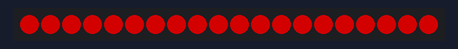
The program below on a simulated BBC micro:bit (MakeCode). Parts: 20 RGB LEDs in strip order, left to right. Dim RGB values are drawn brighter than linear.

Above: at 0.1 s.
At 3.1 s:
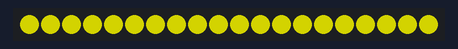
At 4.1 s:
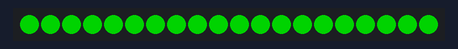

The program:

main.ts
```typescript
function Green_LED_lights_on () {
    strip.setPixelColor(20, neopixel.colors(NeoPixelColors.Green))
    strip.setPixelColor(19, neopixel.colors(NeoPixelColors.Green))
    strip.setPixelColor(18, neopixel.colors(NeoPixelColors.Green))
    strip.setPixelColor(17, neopixel.colors(NeoPixelColors.Green))
    strip.setPixelColor(16, neopixel.colors(NeoPixelColors.Green))
    strip.setPixelColor(15, neopixel.colors(NeoPixelColors.Green))
    strip.setPixelColor(14, neopixel.colors(NeoPixelColors.Green))
    strip.setPixelColor(13, neopixel.colors(NeoPixelColors.Green))
    strip.setPixelColor(12, neopixel.colors(NeoPixelColors.Green))
    strip.setPixelColor(11, neopixel.colors(NeoPixelColors.Green))
    strip.setPixelColor(10, neopixel.colors(NeoPixelColors.Green))
    strip.setPixelColor(9, neopixel.colors(NeoPixelColors.Green))
    strip.setPixelColor(8, neopixel.colors(NeoPixelColors.Green))
    strip.setPixelColor(7, neopixel.colors(NeoPixelColors.Green))
    strip.setPixelColor(6, neopixel.colors(NeoPixelColors.Green))
    strip.setPixelColor(5, neopixel.colors(NeoPixelColors.Green))
    strip.setPixelColor(4, neopixel.colors(NeoPixelColors.Green))
    strip.setPixelColor(3, neopixel.colors(NeoPixelColors.Green))
    strip.setPixelColor(2, neopixel.colors(NeoPixelColors.Green))
    strip.setPixelColor(1, neopixel.colors(NeoPixelColors.Green))
    strip.setPixelColor(0, neopixel.colors(NeoPixelColors.Green))
    strip.show()
}
function Yellow_LED_lights_on () {
    strip.setPixelColor(20, neopixel.colors(NeoPixelColors.Yellow))
    strip.setPixelColor(19, neopixel.colors(NeoPixelColors.Yellow))
    strip.setPixelColor(18, neopixel.colors(NeoPixelColors.Yellow))
    strip.setPixelColor(17, neopixel.colors(NeoPixelColors.Yellow))
    strip.setPixelColor(16, neopixel.colors(NeoPixelColors.Yellow))
    strip.setPixelColor(15, neopixel.colors(NeoPixelColors.Yellow))
    strip.setPixelColor(14, neopixel.colors(NeoPixelColors.Yellow))
    strip.setPixelColor(13, neopixel.colors(NeoPixelColors.Yellow))
    strip.setPixelColor(12, neopixel.colors(NeoPixelColors.Yellow))
    strip.setPixelColor(11, neopixel.colors(NeoPixelColors.Yellow))
    strip.setPixelColor(10, neopixel.colors(NeoPixelColors.Yellow))
    strip.setPixelColor(9, neopixel.colors(NeoPixelColors.Yellow))
    strip.setPixelColor(8, neopixel.colors(NeoPixelColors.Yellow))
    strip.setPixelColor(7, neopixel.colors(NeoPixelColors.Yellow))
    strip.setPixelColor(6, neopixel.colors(NeoPixelColors.Yellow))
    strip.setPixelColor(5, neopixel.colors(NeoPixelColors.Yellow))
    strip.setPixelColor(4, neopixel.colors(NeoPixelColors.Yellow))
    strip.setPixelColor(3, neopixel.colors(NeoPixelColors.Yellow))
    strip.setPixelColor(2, neopixel.colors(NeoPixelColors.Yellow))
    strip.setPixelColor(1, neopixel.colors(NeoPixelColors.Yellow))
    strip.setPixelColor(0, neopixel.colors(NeoPixelColors.Yellow))
    strip.show()
}
function Red_LED_lights_on () {
    strip.setPixelColor(20, neopixel.colors(NeoPixelColors.Red))
    strip.setPixelColor(19, neopixel.colors(NeoPixelColors.Red))
    strip.setPixelColor(18, neopixel.colors(NeoPixelColors.Red))
    strip.setPixelColor(17, neopixel.colors(NeoPixelColors.Red))
    strip.setPixelColor(16, neopixel.colors(NeoPixelColors.Red))
    strip.setPixelColor(15, neopixel.colors(NeoPixelColors.Red))
    strip.setPixelColor(14, neopixel.colors(NeoPixelColors.Red))
    strip.setPixelColor(13, neopixel.colors(NeoPixelColors.Red))
    strip.setPixelColor(12, neopixel.colors(NeoPixelColors.Red))
    strip.setPixelColor(11, neopixel.colors(NeoPixelColors.Red))
    strip.setPixelColor(10, neopixel.colors(NeoPixelColors.Red))
    strip.setPixelColor(9, neopixel.colors(NeoPixelColors.Red))
    strip.setPixelColor(8, neopixel.colors(NeoPixelColors.Red))
    strip.setPixelColor(7, neopixel.colors(NeoPixelColors.Red))
    strip.setPixelColor(6, neopixel.colors(NeoPixelColors.Red))
    strip.setPixelColor(5, neopixel.colors(NeoPixelColors.Red))
    strip.setPixelColor(4, neopixel.colors(NeoPixelColors.Red))
    strip.setPixelColor(3, neopixel.colors(NeoPixelColors.Red))
    strip.setPixelColor(2, neopixel.colors(NeoPixelColors.Red))
    strip.setPixelColor(1, neopixel.colors(NeoPixelColors.Red))
    strip.setPixelColor(0, neopixel.colors(NeoPixelColors.Red))
    strip.show()
}
let strip: neopixel.Strip = null
strip = neopixel.create(DigitalPin.P0, 20, NeoPixelMode.RGB)
basic.forever(function () {
    Red_LED_lights_on()
    basic.pause(3000)
    Yellow_LED_lights_on()
    basic.pause(1000)
    Green_LED_lights_on()
    basic.pause(3000)
})
```

test.ts
```typescript
// Tady jsou testy. Při použití tohoto balíčku jako rozšíření nebude zkompilováno.
```

Measured:
- by itself, everything shown: repeats every 7.0 s, in 3 steps
- what the display in image 1 shows lasts 1.0 s, from 3.0 s to 4.0 s
- what the display in image 2 shows lasts 3.0 s, from 4.0 s to 7.0 s
